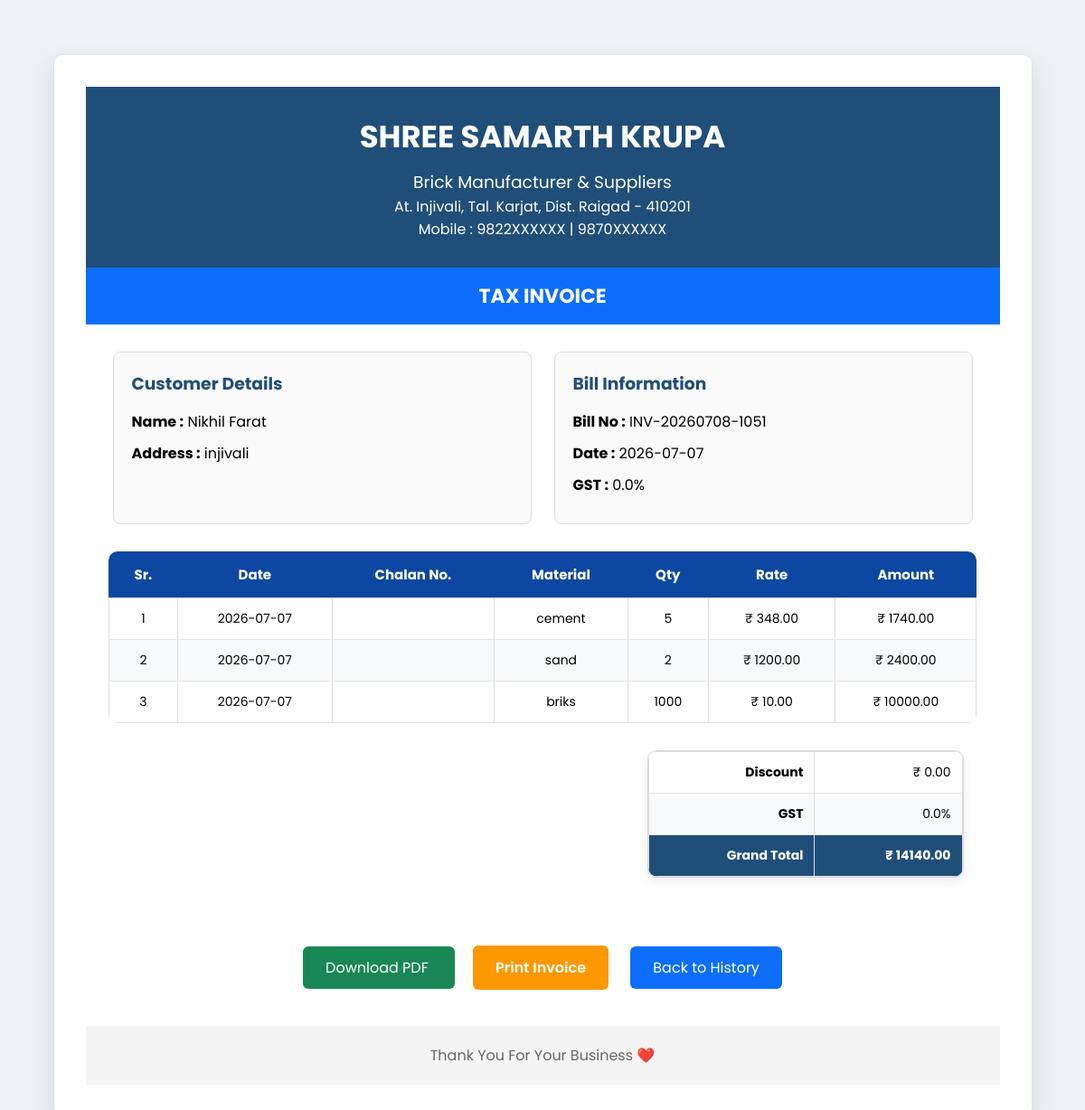
/bill/4, run on the app's committed database.
### tables this page shows
CREATE TABLE bills(

    id INTEGER PRIMARY KEY AUTOINCREMENT,

    bill_no TEXT,

    customer_name TEXT,

    customer_address TEXT,

    bill_date TEXT,

    discount REAL,

    gst REAL,

    grand_total REAL

);

CREATE TABLE bill_items(

    id INTEGER PRIMARY KEY AUTOINCREMENT,

    bill_id INTEGER,

    item_date TEXT,

    chalan_no TEXT,

    material TEXT,

    quantity INTEGER,

    price REAL,

    total REAL,

    FOREIGN KEY(bill_id) REFERENCES bills(id)

);

### app.py (the view)
@app.route("/bill/<int:bill_id>")
def bill_details(bill_id):
    conn = get_db()
    cursor = conn.cursor()
    cursor.execute(
        "SELECT * FROM bills WHERE id=?",
        (bill_id,)
    )
    bill = cursor.fetchone()
    cursor.execute(
        "SELECT * FROM bill_items WHERE bill_id=?",
        (bill_id,)
    )
    items = cursor.fetchall()
    conn.close()
    return render_template(
        "bill_details.html",
        bill=bill,
        items=items
    )

### app.py (called while the page is built)
def get_db():
    conn = sqlite3.connect(DATABASE)
    conn.row_factory = sqlite3.Row
    return conn

### templates/bill_details.html (shortened to what this page needs)
<!DOCTYPE html>
<html lang="en">
<head>
<link rel="stylesheet"
href="{{ url_for('static', filename='style.css') }}">
</head>
<body>
<div class="container">
<div class="header">
<h1>SHREE SAMARTH KRUPA</h1>
<h3>Brick Manufacturer & Suppliers</h3>
<p>At. Injivali, Tal. Karjat, Dist. Raigad - 410201</p>
<p>Mobile : 9822XXXXXX | 9870XXXXXX</p>
</div>
<div class="invoice-title">
TAX INVOICE
</div>
<div class="info">
<div class="card">
<h3>Customer Details</h3>
<p><b>Name :</b> {{ bill.customer_name }}</p>
<p><b>Address :</b> {{ bill.customer_address }}</p>
</div>
<div class="card">
<h3>Bill Information</h3>
<p><b>Bill No :</b> {{ bill.bill_no }}</p>
<p><b>Date :</b> {{ bill.bill_date }}</p>
<p><b>GST :</b> {{ bill.gst }}%</p>
</div>
</div>
<table>
<thead>
<tr>
<th>Sr.</th>
<th>Date</th>
<th>Chalan No.</th>
<th>Material</th>
<th>Qty</th>
<th>Rate</th>
<th>Amount</th>
</tr>
</thead>
<tbody>
{% for item in items %}
<tr>
<td>{{ loop.index }}</td>
<td>{{ item.item_date }}</td>
<td>{{ item.chalan_no }}</td>
<td>{{ item.material }}</td>
<td>{{ item.quantity }}</td>
<td>₹ {{ "%.2f"|format(item.price) }}</td>
<td>₹ {{ "%.2f"|format(item.total) }}</td>
</tr>
{% endfor %}
</tbody>
</table>
<div class="summary">
<table>
<tr>
<td><b>Discount</b></td>
<td>₹ {{ "%.2f"|format(bill.discount) }}</td>
</tr>
<tr>
<td><b>GST</b></td>
<td>{{ bill.gst }}%</td>
</tr>
<tr>
<td><b>Grand Total</b></td>
<td>₹ {{ "%.2f"|format(bill.grand_total) }}</td>
</tr>
</table>
</div>
<div class="buttons">
<a href="/download_pdf/{{ bill.id }}" class="download">
Download PDF
</a>
<button class="print" onclick="window.print()">
Print Invoice
</button>
<a href="/history" class="back">
Back to History
</a>
</div>
<div class="footer">
Thank You For Your Business ❤️
</div>
</div>
</body>
</html>

### static/style.css (style rules this page uses)
* { margin:0; padding:0; box-sizing:border-box; font-family:'Poppins',sans-serif; }
body { background:#eef2f7; padding:30px; }
.container { width:95%; max-width:1400px; margin:auto; background:#ffffff; border-radius:12px; padding:35px; box-shadow:0 10px 25px rgba(0,0,0,.12); }
table { width:100%; border-collapse:collapse; margin-top:20px; border-radius:10px; overflow:hidden; }
table th { background:#0d47a1; color:white; padding:14px; font-size:15px; }
table td { padding:12px; text-align:center; border-bottom:1px solid #e5e5e5; font-size:14px; }
table tr:nth-child(even) { background:#f8f9fa; }
.summary { width:380px; margin-top:35px; margin-left:auto; border-radius:10px; overflow:hidden; border:1px solid #d8d8d8; box-shadow:0 4px 12px rgba(0,0,0,.08); }
.buttons { text-align:center; margin-top:35px; }
.buttons button { padding:14px 35px; margin:10px; border:none; border-radius:8px; font-size:16px; font-weight:600; cursor:pointer; transition:.3s; }
.container { border:1px solid #dbe5f1 }
table th { position:sticky;top:0 }
table td:last-child { white-space:nowrap }
.summary { background:#fff }
button { transition:.25s ease }

### templates/bill_details.html (style rules this page uses)
body { background:#eef2f7; font-family:Segoe UI,Arial,sans-serif; }
.container { width:95%; max-width:1200px; margin:30px auto; background:white; border-radius:10px; box-shadow:0 10px 30px rgba(0,0,0,.1); overflow:hidden; }
.header { background:#1f4e79; color:white; padding:30px; text-align:center; }
.header h1 { margin:0; font-size:34px; }
.header h3 { margin-top:10px; font-weight:normal; }
.invoice-title { background:#0d6efd; color:white; text-align:center; padding:15px; font-size:22px; font-weight:bold; }
.info { display:grid; grid-template-columns:1fr 1fr; gap:25px; padding:30px; }
.card { border:1px solid #ddd; border-radius:8px; padding:20px; background:#fafafa; }
.card h3 { color:#1f4e79; margin-bottom:15px; }
.card p { margin:10px 0; }
table { width:95%; margin:auto; border-collapse:collapse; }
th { background:#1f4e79; color:white; padding:14px; }
td { border:1px solid #ddd; padding:12px; text-align:center; }
tr:nth-child(even) { background:#f8f9fa; }
.summary { width:350px; margin:30px 40px 30px auto; }
.summary table { width:100%; }
.summary td { text-align:right; }
.summary tr:last-child { background:#1f4e79; color:white; font-weight:bold; }
.buttons { text-align:center; padding:30px; }
.buttons a, .buttons button { text-decoration:none; padding:12px 25px; margin:10px; border:none; border-radius:6px; font-size:16px; cursor:pointer; color:white; }
.download { background:#198754; }
.back { background:#0d6efd; }
.print { background:#ff9800; }
.footer { text-align:center; padding:20px; background:#f4f4f4; color:#666; }

### data on the page
bills: customer_name "Nikhil Farat", customer_address "injivali", bill_no "INV-20260708-1051", bill_date "2026-07-07", gst "0.0", discount "0.00", grand_total "14140.00"
bill_items: item_date "2026-07-07", material "cement", quantity "5", price "348.00", total "1740.00"
bill_items: item_date "2026-07-07", material "sand", quantity "2", price "1200.00", total "2400.00"
bill_items: item_date "2026-07-07", material "briks", quantity "1000", price "10.00", total "10000.00"
